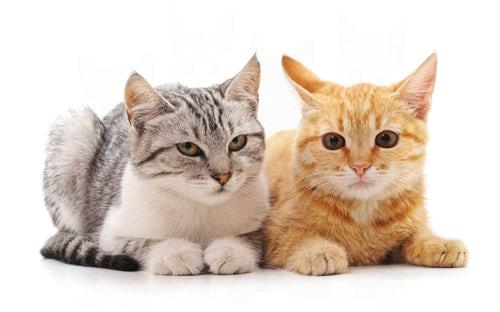

Python code for this plot:
from PIL import Image

def compress_image(source_image_path, target_image_path, output_image_path):
    # Open images
    source_image = Image.open(source_image_path)
    target_image = Image.open(target_image_path)

    # Resize source image to fit into target image (optional step)
    source_image = source_image.resize(target_image.size)

    # Convert source image to RGB mode
    source_image = source_image.convert("RGB")

    # Get pixel data from images
    source_pixels = source_image.load()
    target_pixels = target_image.load()

    # Embed source image into target image (using LSB)
    for i in range(target_image.size[0]):
        for j in range(target_image.size[1]):
            r, g, b = source_pixels[i, j]
            target_pixels[i, j] = (target_pixels[i, j][0] & 0xFC | r >> 6,
                                   target_pixels[i, j][1] & 0xFC | g >> 6,
                                   target_pixels[i, j][2] & 0xFC | b >> 6)

    # Save the modified target image
    target_image.save(output_image_path)

# Usage
source_image_path = 'C:/Users/porpu/Desktop/Code/CSS423/1.jpg'
target_image_path = 'C:/Users/porpu/Desktop/Code/CSS423/2.jpg'
output_image_path = 'C:/Users/porpu/Desktop/Code/CSS423/3.jpg'

compress_image(source_image_path, target_image_path, output_image_path)
